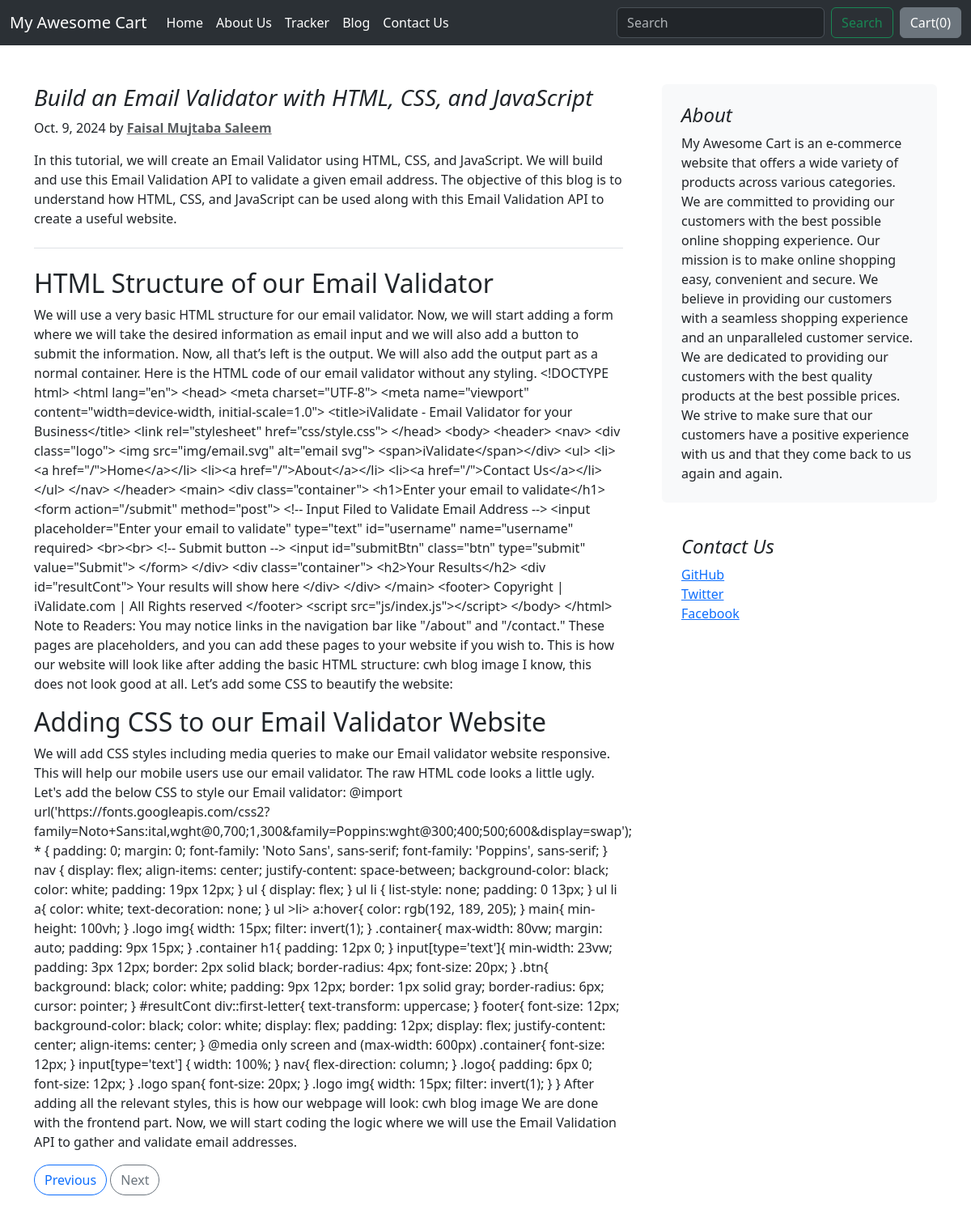
The app's page /blog/blogpost/3 with its own data.
### blog/models.py (models this page shows, shortened)
class BlogPost(models.Model):
    post_id = models.AutoField(primary_key=True)
    title = models.CharField(max_length=100)
    content = models.TextField(
        verbose_name=("Content"), max_length=1000, default=""
    )
    head1 = models.CharField(
        verbose_name=("Head1"), max_length=100, default=""
    )
    head1_content = models.TextField(
        verbose_name=("Head1 Content"), default=""
    )
    head2 = models.CharField(verbose_name=(
        "Head2"), max_length=100, default="")
    head2_content = models.TextField(
        verbose_name=("Head2 Content"), default=""
    )
    author = models.CharField(
        verbose_name=("Author"), max_length=50, default=""
    )
    publishedAt = models.DateField(
        verbose_name=("Published At"), auto_now_add=True
    )
    updatedAt = models.DateField(verbose_name=("Updated At"), auto_now=True)
    thumbnail = models.ImageField(
        verbose_name=("Thumbnail"), upload_to='blog/images', default=""
    )

### blog/views.py (the view)
# urls.py: path('blogpost/<int:post_id>', view=views.blogPost, name='BlogPost'),
def blogPost(request, post_id):
    post = BlogPost.objects.get(post_id=post_id)
    params = {
        "post": post,
        "products": serialize('json', products),
        "next": None,
        "prev": None
    }
    next_post = BlogPost.objects.filter(post_id=post_id+1)
    prev_post = BlogPost.objects.filter(post_id=post_id-1)
    if next_post.exists():
        params["next"] = next_post.first().post_id
    if prev_post.exists():
        params["prev"] = prev_post.first().post_id
    return render(request, template_name='blog/blogpost.html', context=params)

### blog/templates/blog/blogpost.html (shortened to what this page needs)
{% extends 'blog/base.html' %}
{% block body %}
  <div class="container my-5">
    <div class="row g-5">
      <div class="col-md-8">
        <h3 class="fst-italic">{{ post.title }}</h3>
        <article class="blog-post">
          <p class="blog-post-meta">
            {{ post.publishedAt }} by <span class="text-body-secondary text-decoration-underline fw-bold">{{post.author}}</span>
          </p>
          <p class="border-bottom pb-4 mb-4">{{ post.content }}</p>
          <h2>{{ post.head1 }}</h2>
          <p>{{ post.head1_content }}</p>
          <h2>{{ post.head2 }}</h2>
          <p>{{ post.head2_content }}</p>
        </article>
        <nav class="blog-pagination" aria-label="Pagination">
          <a class="btn btn-outline-primary rounded-pill"
            href="{% if prev != None %}
               /blog/blogpost/{{ prev }}
            {% else %}
               #
            {% endif %}">
            Previous
          </a>
          <a class="btn btn-outline-secondary rounded-pill"
            href="{% if next != None %}
              /blog/blogpost/{{ next }}
            {% else %}
              #
            {% endif %}">
            Next
          </a>
        </nav>
      </div>
      <div class="col-md-4">
        <div class="position-sticky" style="top: 2rem;">
          <div class="p-4 mb-3 bg-body-tertiary rounded">
            <h4 class="fst-italic">About</h4>
            <p class="mb-0">My Awesome Cart is an e-commerce website that offers a wide variety of products across various categories. We are committed to providing our customers with the best possible online shopping experience.
              Our mission is to make online shopping easy, convenient and secure. We believe in providing our customers with a seamless shopping experience and an unparalleled customer service.
              We are dedicated to providing our customers with the best quality products at the best possible prices. We strive to make sure that our customers have a positive experience with us and that they come back to us again and again.</p>
          </div>
          <div class="p-4">
            <h4 class="fst-italic">Contact Us</h4>
            <ol class="list-unstyled">
              <li>
                <a href="#">GitHub</a>
              </li>
              <li>
                <a href="#">Twitter</a>
              </li>
              <li>
                <a href="#">Facebook</a>
              </li>
            </ol>
          </div>
        </div>
      </div>
    </div>
  </div>
{% endblock %}

### records on screen
BlogPost: title "Build an Email Validator with HTML, CSS, and JavaScript", publishedAt "Oct. 9, 2024", author "Faisal Mujtaba Saleem", content "In this tutorial, we will create an Email Validator using HTML, CSS, and JavaScript. We will build and use this Email Validation API to validate a given email address. The objective of this blog is to understand how HTML, CSS, and JavaScript can be used along with this Email Validation API to create a useful website.", head1 "HTML Structure of our Email Validator", head1_content "We will use a very basic HTML structure for our email validator. Now, we will start adding a form where we will take the desired information as email input and we will also add a button to submit the information. Now, all that’s left is the output. We will also add the output part as a normal container. Here is the HTML code of our email validator without any styling. <!DOCTYPE html> <html lang=\"en\"> <head> <meta charset=\"UTF-8\"> <meta name=\"viewport\" content=\"width=device-width, initial-scale=1.0\"> <title>iValidate - Email Validator for your Business</title> <link rel=\"stylesheet\" href=\"css/style.css\"> </head> <body> <header> <nav> <div class=\"logo\"> <img src=\"img/email.svg\" alt=\"email…", head2 "Adding CSS to our Email Validator Website", head2_content "We will add CSS styles including media queries to make our Email validator website responsive. This will help our mobile users use our email validator. The raw HTML code looks a little ugly. Let's add the below CSS to style our Email validator: @import url('https://fonts.googleapis.com/css2?family=Noto+Sans:ital,wght@0,700;1,300&family=Poppins:wght@300;400;500;600&display=swap'); * { padding: 0; margin: 0; font-family: 'Noto Sans', sans-serif; font-family: 'Poppins', sans-serif; } nav { display: flex; align-items: center; justify-content: space-between; background-color: black; color: white; padding: 19px 12px; } ul { display: flex; } ul li { list-style: none; padding: 0 13px; } ul li a{…"
